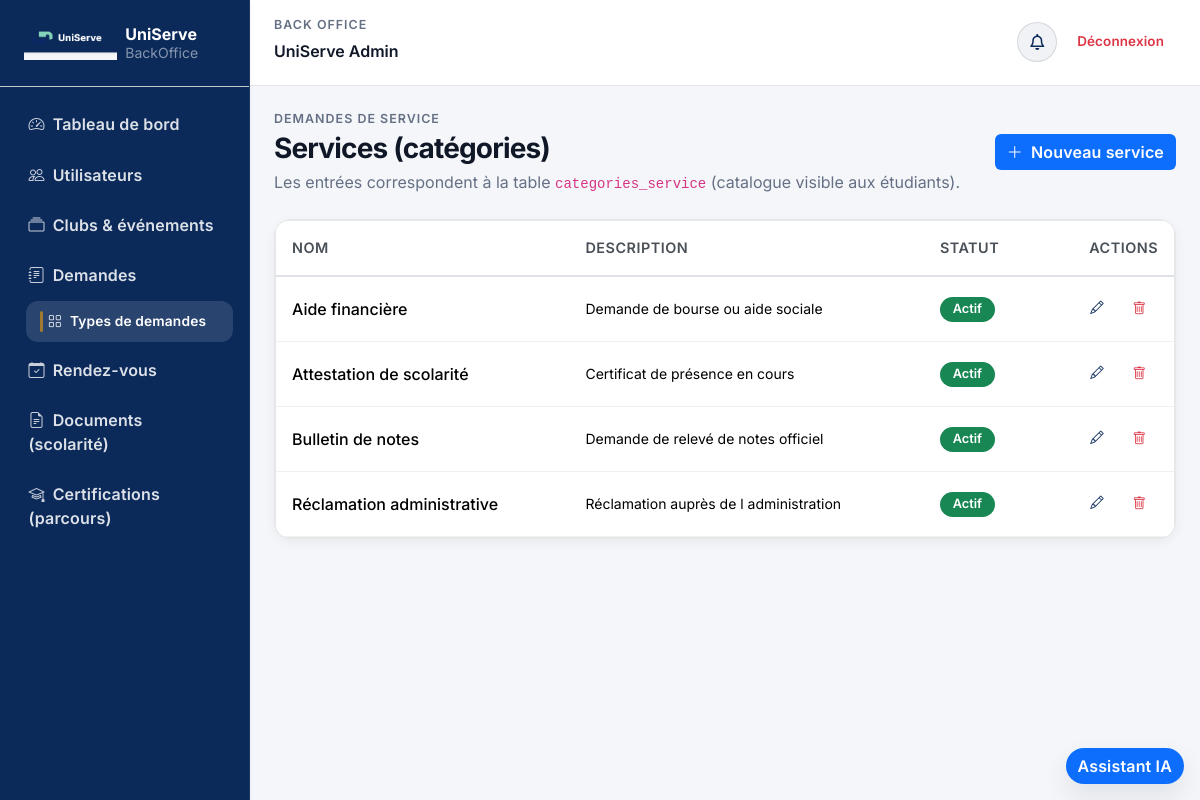
Screenshot of /services (signed in) with the database file from the repository.
### tables this page shows
CREATE TABLE `categories_service` (
  `id` bigint(20) NOT NULL AUTO_INCREMENT,
  `nom` varchar(120) NOT NULL,
  `description` text DEFAULT NULL,
  `actif` tinyint(1) NOT NULL DEFAULT 1,
  PRIMARY KEY (`id`),
  UNIQUE KEY `nom` (`nom`)
);

### Controller/Controller.php (called while the page is built, shortened)
<?php
class Controller
{
    protected function basePath(): string
    {
        $scriptName = (string) ($_SERVER['SCRIPT_NAME'] ?? '');
        $dir = str_replace('\\', '/', dirname($scriptName));
        $dir = $dir === '/' ? '' : rtrim($dir, '/');
        return $dir;
    }
    public function url(string $path = ''): string
    {
        $path = '/' . ltrim($path, '/');
        return $this->basePath() . ($path === '/' ? '' : $path);
    }
    public function render(string $view, array $data = [], ?string $layoutOverride = null): void
    {
        $viewPath = __DIR__ . '/../View/' . $view . '.php';
        extract($data, EXTR_SKIP);
        require_once __DIR__ . '/../View/shared/helpers.php';
        require $viewPath;
    }
}

### Controller/App.php (called while the page is built, shortened)
<?php
class App
{
    private string $action = 'landing';
    public function __construct()
    {
        $url = $this->parseUrl();
        if (!empty($url)) {
            array_shift($url);
        }
        $controllerInstance = new $this->controller();
        $this->params = $this->validateAndNormalizeParams($controllerInstance, $this->action, array_values($url));
        call_user_func_array([$controllerInstance, $this->action], $this->params);
    }
    private function parseUrl(): array
    {
        $cleanUrl = trim((string) $_GET['url']);
        $cleanUrl = trim($cleanUrl, '/');
        $segments = explode('/', $cleanUrl);
        return array_values(array_filter($segments, static fn (string $segment): bool => $segment !== ''));
    }
    private function validateAndNormalizeParams(object $controllerInstance, string $action, array $params): array
    {
        return $params;
    }
}

### index.php (called while the page is built, shortened)
<?php
require_once __DIR__ . '/Model/Database.php';
require_once __DIR__ . '/Controller/Controller.php';
require_once __DIR__ . '/Model/Model.php';
require_once __DIR__ . '/Model/CategorieService.php';
require_once __DIR__ . '/Controller/App.php';
new App();

### Model/Model.php (called while the page is built, shortened)
<?php
class Model
{
    protected static ?PDO $db = null;
    public function __construct()
    {
        if (!(self::$db instanceof PDO)) {
            self::$db = Database::connect();
        }
    }
    public function query(string $sql, array $params = []): PDOStatement
    {
        $statement = self::$db->prepare($sql);
        $statement->execute($params);
        return $statement;
    }
}

### Model/CategorieService.php (called while the page is built, shortened)
<?php
class CategorieService
{
    private Model $model;
    public function __construct()
    {
        $this->model = new Model();
    }
    public function findAll(): array
    {
        $statement = $this->model->query(
            'SELECT id, nom, description, actif FROM categories_service ORDER BY nom ASC'
        );
        return $statement->fetchAll();
    }
}

### Model/Database.php (called while the page is built, shortened)
<?php
class Database
{
    private static ?PDO $instance = null;
    public static function connect(): PDO
    {
        $host = getenv('DB_HOST') ?: '127.0.0.1';
        $port = getenv('DB_PORT') ?: '3306';
        $dbname = getenv('DB_NAME') ?: 'uniserve';
        $username = getenv('DB_USER') ?: 'root';
        $password = getenv('DB_PASSWORD');
        $dsn = "mysql:host={$host};port={$port};dbname={$dbname};charset=utf8mb4";
        self::$instance = new PDO($dsn, $username, $password, [
            PDO::ATTR_ERRMODE => PDO::ERRMODE_EXCEPTION,
            PDO::ATTR_DEFAULT_FETCH_MODE => PDO::FETCH_ASSOC,
        ]);
        return self::$instance;
    }
}

### View/backoffice/services/index.php (the view, shortened to what this page needs)
<?php
require_once __DIR__ . '/../../shared/helpers.php';
$services = $services ?? [];
?>
<div class="d-flex align-items-center justify-content-between flex-wrap gap-3 us-page-header mb-4">
    <div>
        <div class="us-kicker mb-1">Demandes de service</div>
        <h1 class="h3 mb-1"><?= htmlspecialchars((string) ($title ?? 'Services'), ENT_QUOTES, 'UTF-8') ?></h1>
        <p class="text-muted mb-0">Les entrées correspondent à la table <code>categories_service</code> (catalogue visible aux étudiants).</p>
    </div>
    <a href="<?= $this->url('/services/createForm') ?>" class="btn btn-primary"><i class="bi bi-plus-lg me-2"></i>Nouveau service</a>
</div>
<div class="us-section-card">
    <div class="card-body p-0">
        <div class="table-responsive us-table-wrap">
            <table class="table table-hover align-middle mb-0">
                <thead>
                    <tr>
                        <th>Nom</th>
                        <th>Description</th>
                        <th>Statut</th>
                        <th class="text-end">Actions</th>
                    </tr>
                </thead>
                <tbody>
                    <?php if ($services === []): ?>
                        <tr>
                            <td colspan="4" class="text-center text-muted py-4">Aucun service.</td>
                        </tr>
                    <?php else: ?>
                        <?php foreach ($services as $s): ?>
                            <?php
                            $sid = (int) ($s['id'] ?? 0);
                            $actif = (int) ($s['actif'] ?? 0) === 1;
                            ?>
                            <tr>
                                <td class="fw-medium"><?= htmlspecialchars((string) ($s['nom'] ?? ''), ENT_QUOTES, 'UTF-8') ?></td>
                                <td class="small"><?= nl2br(htmlspecialchars((string) ($s['description'] ?? ''), ENT_QUOTES, 'UTF-8')) ?></td>
                                <td>
                                    <?php if ($actif): ?>
                                        <span class="badge text-bg-success">Actif</span>
                                    <?php else: ?>
                                        <span class="badge text-bg-secondary">Inactif</span>
                                    <?php endif; ?>
                                </td>
                                <td class="text-end">
                                    <a href="<?= $this->url('/services/editForm/' . $sid) ?>" class="btn btn-sm btn-outline-primary"><i class="bi bi-pencil"></i></a>
                                    <form action="<?= $this->url('/services/delete/' . $sid) ?>" method="post" class="d-inline" onsubmit="return confirm('Supprimer ou désactiver ce service ?');">
                                        <button type="submit" class="btn btn-sm btn-outline-danger"><i class="bi bi-trash"></i></button>
                                    </form>
                                </td>
                            </tr>
                        <?php endforeach; ?>
                    <?php endif; ?>
                </tbody>
            </table>
        </div>
    </div>
</div>

### View/shared/css/main.css (style rules this page uses)
:root { --font-body: 'Inter', system-ui, -apple-system, 'Segoe UI', sans-serif; --font-display: 'Inter', system-ui, -apple-system, 'Segoe UI', sans-serif; --navy: #0a1628; --mint: #3ecfb2; --brand: #0b2a5a; --brand-contrast: #ffffff; --accent: #9f7a2f; --bg: #f4f6f9; --surface: #ffffff; --surface-2: #fbfcfe; --border: rgba(10, 22, 40, 0.10); --text: #101828; --text-muted: #667085; --radius-sm: 10px; --radius-md: 14px; --radius-lg: 18px; --shadow-sm: 0 6px 16px rgba(16, 24, 40, 0.06); --shadow-md: 0 12px 28px rgba(16, 24, 40, 0.09); --shadow-soft: 0 4px 12px rgba(16, 24, 40, 0.05); --focus-ring: 0 0 0 0.25rem rgba(11, 42, 90, 0.20); --btn-radius: var(--radius-sm); --btn-font-weight: 500; --accent-nav: var(--brand); }
*, *::before, *::after { box-sizing: border-box; }
body { margin: 0; font-family: var(--font-body); background-color: #f4f6f9; color: var(--text); -webkit-font-smoothing: antialiased; -moz-osx-font-smoothing: grayscale; }
a { text-decoration: none; color: inherit; }
.text-muted { color: var(--text-muted) !important; }
.btn { border-radius: var(--btn-radius); font-weight: var(--btn-font-weight); letter-spacing: 0.01em; transition: box-shadow 0.14s ease, background-color 0.14s ease, border-color 0.14s ease; }
.btn-primary { --bs-btn-bg: var(--brand); --bs-btn-border-color: var(--brand); --bs-btn-hover-bg: #0a234c; --bs-btn-hover-border-color: #0a234c; --bs-btn-active-bg: #091f43; --bs-btn-active-border-color: #091f43; }
.btn-sm { --bs-btn-padding-y: 0.3rem; --bs-btn-padding-x: 0.75rem; --bs-btn-font-size: 0.84rem; min-height: 32px; }
.btn-outline-primary { --bs-btn-color: var(--brand); --bs-btn-border-color: rgba(11, 42, 90, 0.45); --bs-btn-hover-bg: var(--brand); --bs-btn-hover-border-color: var(--brand); --bs-btn-active-bg: #091f43; --bs-btn-active-border-color: #091f43; }
.us-page-header { margin-bottom: 1.5rem; }
.us-page-header h1, .us-page-header .h3 { font-weight: 700; letter-spacing: 0.01em; }
.us-section-card { background: var(--surface); border: 1px solid var(--border); border-radius: var(--radius-lg); box-shadow: var(--shadow-soft); }
.us-kicker { font-size: 0.78rem; text-transform: uppercase; letter-spacing: 0.08em; color: var(--text-muted); font-weight: 600; }
.us-table-wrap { border: 1px solid rgba(10, 22, 40, 0.1); border-radius: 14px; overflow: hidden; background: #fff; }
.table thead th { font-size: 0.78rem; text-transform: uppercase; letter-spacing: 0.06em; color: var(--text-muted); font-weight: 700; border-bottom-width: 1px; }
.table td { vertical-align: middle; }

### View/shared/css/backoffice.css (style rules this page uses)
.table { background: white; border-radius: 8px; overflow: hidden; box-shadow: 0 1px 3px rgba(0, 0, 0, 0.05); }
.table thead { background-color: #f8f9fa; border-bottom: 2px solid #dee2e6; }
.table thead th { font-weight: 600; color: #495057; border: none; padding: 1rem; font-size: 0.9rem; text-transform: uppercase; letter-spacing: 0.5px; }
.table tbody tr { border-bottom: 1px solid #f0f0f0; transition: background-color 0.2s ease; }
.table tbody td { padding: 1rem; vertical-align: middle; }
.btn { border-radius: 6px; font-weight: 600; transition: all 0.2s ease; border: none; }
.btn-primary { background-color: #0d6efd; }
.badge { font-size: 0.8rem; font-weight: 600; padding: 0.4rem 0.8rem; border-radius: 20px; display: inline-block; }
.us-page-header h1, .us-page-header .h3, .us-demo-card h2, .us-users-hero h1, .us-users-hero h2, .us-users-hero h3, .us-card-title, .us-module-title, .us-stat-card h3 { font-family: var(--font-display); letter-spacing: -0.03em; }

### rows the page displays
categories_service: nom "Aide financière", description "Demande de bourse ou aide sociale", actif "Actif"
categories_service: nom "Attestation de scolarité", description "Certificat de présence en cours", actif "Actif"
categories_service: nom "Bulletin de notes", description "Demande de relevé de notes officiel", actif "Actif"
categories_service: nom "Réclamation administrative", description "Réclamation auprès de l administration", actif "Actif"

### other values shown
$_SESSION['user']['prenom'] "UniServe"
$_SESSION['user']['nom'] "Admin"
$title "Services (catégories)"
